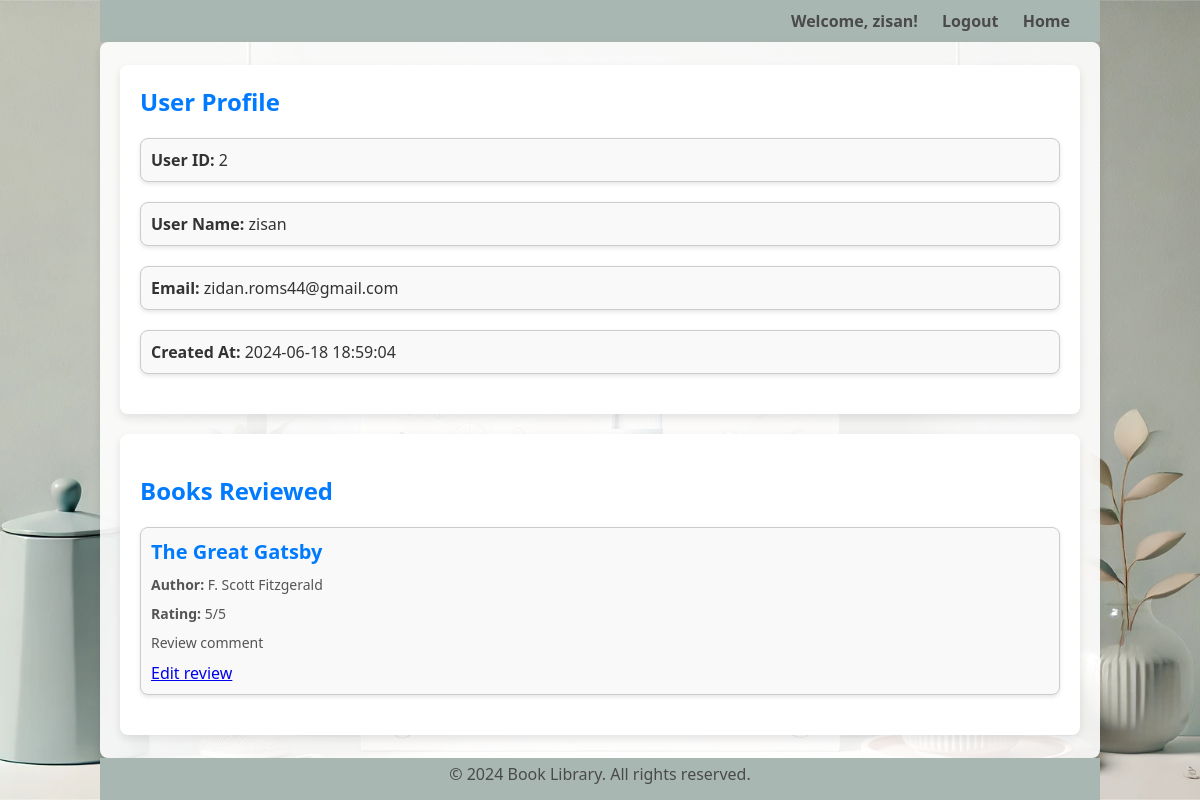
The app's page /profile.php (signed in) with its own data.
### tables this page shows
CREATE TABLE `users` (
  `id` int(11) NOT NULL,
  `username` varchar(255) NOT NULL,
  `password` varchar(255) NOT NULL,
  `email` varchar(255) NOT NULL,
  `created_at` timestamp NOT NULL DEFAULT current_timestamp()
);

CREATE TABLE `reviews` (
  `id` int(11) NOT NULL,
  `user_id` int(11) NOT NULL,
  `book_id` int(11) NOT NULL,
  `rating` tinyint(4) NOT NULL,
  `review` text NOT NULL,
  `created_at` timestamp NOT NULL DEFAULT current_timestamp(),
  `updated_at` timestamp NULL DEFAULT NULL ON UPDATE current_timestamp()
);

CREATE TABLE `books` (
  `id` int(11) NOT NULL,
  `title` varchar(255) NOT NULL,
  `author` varchar(255) NOT NULL,
  `genre` varchar(255) NOT NULL,
  `published_year` year(4) NOT NULL,
  `summary` text NOT NULL,
  `created_at` timestamp NOT NULL DEFAULT current_timestamp()
);

### src/Controller/UserController.php (called while the page is built, shortened)
<?php
require __DIR__ . '/../../config/database.php';
class UserController
{
    public function getUserProfile($userId)
    {
        global $pdo;
        try {
            $stmt = $pdo->prepare('SELECT id, username, email, created_at FROM users WHERE id = ?');
            $stmt->execute([$userId]);
            return $stmt->fetch();
        } catch (PDOException $e) {
            BookLogger::logError($e);
            ShowError::show404Page();
        }
    }
    public function getUserReviews($userId)
    {
        global $pdo;
        try {
            $stmt = $pdo->prepare('
            SELECT b.id, b.title, b.author, r.review, r.rating
            FROM reviews r
            JOIN books b ON r.book_id = b.id
            WHERE r.user_id = ?
        ');
            $stmt->execute([$userId]);
            return $stmt->fetchAll();
        } catch (PDOException $e) {
            BookLogger::logError($e);
            ShowError::show404Page();
        }
    }
}

### public/profile.php (the view, shortened to what this page needs)
<?php
require '../src/Controller/UserController.php';
$controller = new UserController();
$userProfile = $controller->getUserProfile($_SESSION['user_id']);
$userReviews = $controller->getUserReviews($_SESSION['user_id']);
?>
<!DOCTYPE html>
<html lang="en">
<head>
    <link rel="stylesheet" href="../assets/css/style.css">
</head>
<body>
    <?php include '../templates/header.php'; ?>
    <div class="container profile-container">
        <div class="profile-card">
            <h1>User Profile</h1>
            <?php if ($userProfile): ?>
                    <ul>
                        <li><strong>User ID:</strong> <?php echo htmlspecialchars($userProfile['id']); ?></li>
                        <li><strong>User Name:</strong> <?php echo htmlspecialchars($userProfile['username']); ?></li>
                        <li><strong>Email:</strong> <?php echo htmlspecialchars($userProfile['email']); ?></li>
                        <li><strong>Created At:</strong> <?php echo htmlspecialchars($userProfile['created_at']); ?></li>
                    </ul>
            <?php else: ?>
                    <p>User not found.</p>
            <?php endif; ?>
        </div>
        <div class="reviews-section">
            <h2>Books Reviewed</h2>
            <?php if ($userReviews): ?>
                    <ul class="review-list">
                        <?php foreach ($userReviews as $review): ?>
                                <li class="review-item">
                                    <h3><?php echo htmlspecialchars($review['title']); ?></h3>
                                    <p><strong>Author:</strong> <?php echo htmlspecialchars($review['author']); ?></p>
                                    <p><strong>Rating:</strong> <?php echo htmlspecialchars($review['rating']); ?>/5</p>
                                    <p><?php echo htmlspecialchars($review['review']); ?></p>
                                    <a href="edit_review.php?book_id=<?php echo $review['id']; ?>">Edit review</a>
                                </li>
                        <?php endforeach; ?>
                    </ul>
            <?php else: ?>
                    <p>No reviews found.</p>
            <?php endif; ?>
        </div>
    </div>
    <?php include '../templates/footer.php'; ?>
</body>
</html>

### assets/css/style.css (style rules this page uses)
* { margin: 0; padding: 0; box-sizing: border-box; font-family: 'Segoe UI', Tahoma, Geneva, Verdana, sans-serif; }
html, body { height: 100%; }
body { background: url('../images/background.png') no-repeat center center fixed; background-size: cover; display: flex; flex-direction: column; color: #333; }
.container { background-color: rgba(255, 255, 255, 0.8); width: 100%; max-width: 1000px; padding: 20px; margin: 0 auto; flex: 1; justify-content: center; }
h1 { margin-bottom: 20px; font-size: 24px; color: #007bff; }
h2 { margin-top: 20px; font-size: 20px; color: #007bff; }
p { font-size: 16px; margin-bottom: 10px; }
ul { list-style-type: none; padding: 0; }
li { margin-bottom: 20px; border: 1px solid #ccc; padding: 10px; border-radius: 8px; background-color: #fff; box-shadow: 0 4px 8px rgba(0, 0, 0, 0.1); }
.profile-container { display: flex; flex-direction: column; gap: 20px; padding: 20px; background-color: rgba(255, 255, 255, 0.9); border-radius: 8px; box-shadow: 0 4px 8px rgba(0, 0, 0, 0.1); }
.profile-card, .reviews-section { background: white; padding: 20px; border-radius: 8px; box-shadow: 0 4px 8px rgba(0, 0, 0, 0.1); }
.profile-card h1, .reviews-section h2 { margin-bottom: 20px; font-size: 24px; color: #007bff; }
.profile-card ul, .review-list { list-style-type: none; padding: 0; }
.profile-card li, .review-item { margin-bottom: 20px; padding: 10px; border-radius: 8px; background-color: #f9f9f9; box-shadow: 0 2px 4px rgba(0, 0, 0, 0.1); }
.review-item h3 { margin-bottom: 10px; font-size: 20px; color: #007bff; }
.review-item p { font-size: 14px; color: #555; }

### records on screen
users: id "2", username "zisan", email "zidan.roms44@gmail.com", created_at "2024-06-18 18:59:04"
reviews: book.title "The Great Gatsby", book.author "F. Scott Fitzgerald", rating "5", review "Review comment"

### other values on screen
$_SESSION['username'] "zisan"
